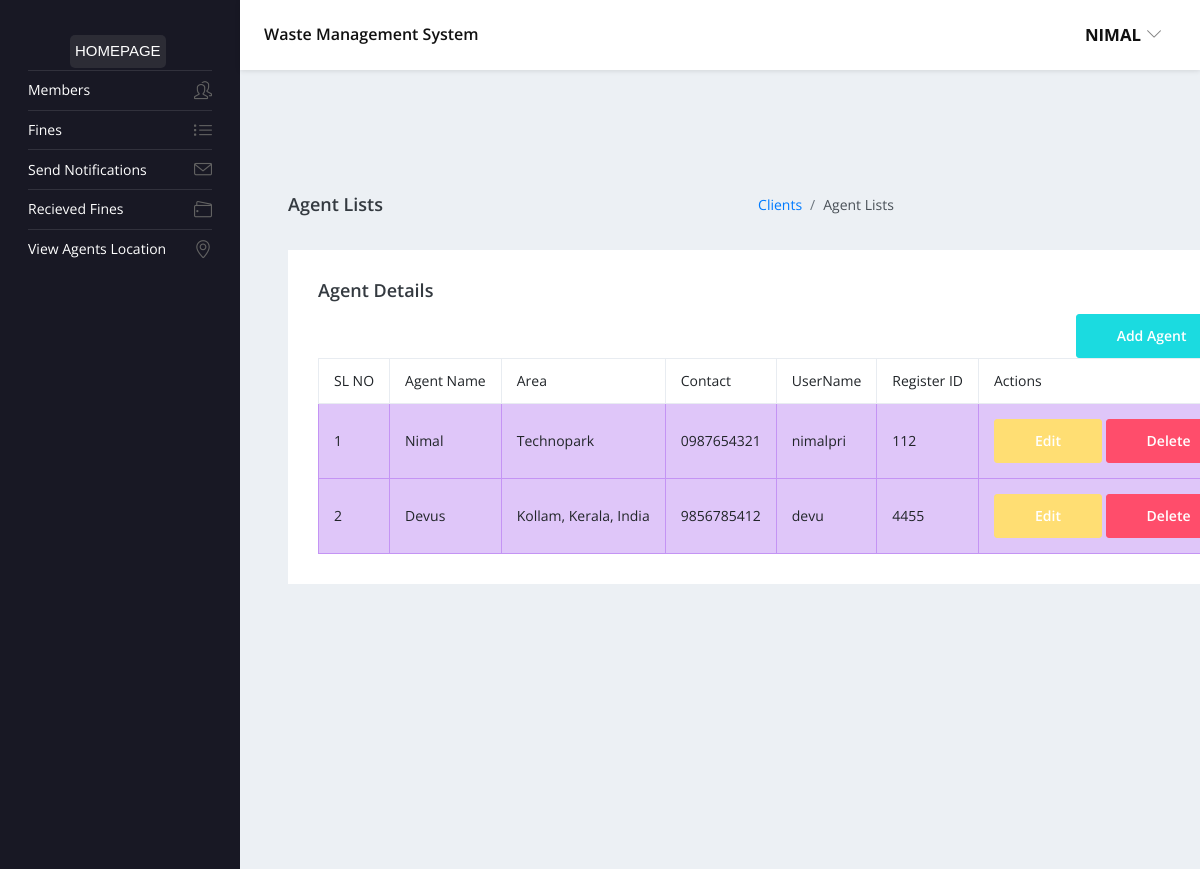
The app's page /agents/ (signed in) with its own data.
### agent_user/models.py (models this page shows, shortened)
class Agent(models.Model):
    name = models.CharField(max_length=100)
    address = models.CharField(max_length=100)
    contact = models.CharField(max_length=100)
    area = models.CharField(max_length=100)
    register_id = models.CharField(max_length=100)
    licenses = models.ImageField(upload_to='dash_css/images/agentimg/')
    agent_img = models.ImageField(upload_to='dash_css/images/agentimg/')
    vehicle_img = models.ImageField(upload_to='dash_css/images/agentimg/')
    username = models.CharField(max_length = 100)
    user = models.OneToOneField(User, on_delete=models.CASCADE,null=True)
    usertype = models.CharField(max_length=10, default='agent')
    latitude = models.TextField(null=True)
    longitude = models.TextField(null=True)

### authentication/decorators.py (the view, shortened to what this page needs)
    def wrapper_func(request, *args, **kwargs):
        group = None
        if request.user.groups.exists():
            group = request.user.groups.all()[0].name
        if group == 'clients':
            return redirect('client_homepage')
        if group == 'agents':
            return redirect('agent_homepage')
        if group =='admins':
            return view_func(request, *args, **kwargs)
        return HttpResponse(unauthorized_response, status=403)  # You can customize the response accordingly

### admin_user/views.py (called while the page is built)
@login_required(login_url='/')
@admin_only
def agents(request):
    agents = Agent.objects.all()
    context = {'agents': agents, }
    return render(request, 'main_pages/sub_pages/agents/agentview.html', context)

### client_user/context_processors.py (called while the page is built)
def getNotifications(request):
    if(request.user.is_authenticated):
        if(hasattr(request.user, 'client')):
            notifications = Notification.objects.filter(client=request.user.client).order_by('-id')
        else:
            notifications={}
    else:
        notifications={}
    return {
        'notifications': notifications
    }

### templates/main_pages/sub_pages/agents/agentview.html (shortened to what this page needs)
{% extends "main_pages/base.html" %}
{% block content %}
    <div class="main-panel">
        <div class="content-wrapper">
            <div class="page-header">
                <h3 class="page-title">Agent Lists</h3>
                <nav aria-label="breadcrumb">
                    <ol class="breadcrumb">
                        <li class="breadcrumb-item"><a href="#">Clients</a></li>
                        <li class="breadcrumb-item active" aria-current="page">Agent Lists</li>
                    </ol>
                </nav>
            </div>
            <div class="container">
                <div class="row">
                    <div class="col-lg-15 stretch-card grid-margin">
                        <div class="card">
                            <div class="card-body">
                                <h4 class="card-title">Agent Details</h4>
                                <a href = "{% url "addagents" %}" class="btn btn-primary" style="position: absolute;right:50px;margin-bottom: 20px">Add Agent</a>
                                <br>
                                <br>
                                <div class="scrollable-table-container">
                                    {% if agents %}
                                        <table class="table table-bordered">
                                            <thead>
                                                <tr>
                                                    <th>SL NO</th>
                                                    <th>Agent Name</th>
                                                    <th>Area</th>
                                                    <th>Contact</th>
                                                    <th>UserName</th>
                                                    <th>Register ID</th>
                                                    <th>Actions</th>
                                                </tr>
                                            </thead>
                                            <tbody>
                                                {% for agent in agents %}
                                                    <tr class="table-info">
                                                        <td>{{ forloop.counter }}</td>
                                                        <td>{{ agent.name }}</td>
                                                        <td>{{ agent.area }}</td>
                                                        <td>{{ agent.contact }}</td>
                                                        <td>{{ agent.username }}</td>
                                                        <td>{{ agent.register_id }}</td>
                                                        <td>
                                                            <a href="{% url "editagent" agent.id %}" class="btn btn-warning">Edit</a>
                                                            <form method="post" action = "{% url 'deleteagent' agent.id %}"style="display:inline;">
                                                              <button type="submit" class="btn btn-danger">Delete</button>
                                                          </form>
                                                        </td>
                                                    </tr>
                                                {% endfor %}
                                            </tbody>
                                        </table>
                                    {% endif %}
                                </div>
                            </div>
                        </div>
                    </div>
                </div>
            </div>
        </div>
    </div>
{% endblock content %}

### templates/main_pages/base.html (shortened to what this page needs)
{% load static %}
<!DOCTYPE html>
<html lang="en">
  <head>
    <link rel="stylesheet" href="{% static "dash_css/vendors/simple-line-icons/css/simple-line-icons.css" %}">
    <link rel="stylesheet" href="{% static "dash_css/vendors/flag-icon-css/css/flag-icon.min.css" %}">
    <link rel="stylesheet" href="{% static "dash_css/vendors/css/vendor.bundle.base.css" %}">
    <link rel="stylesheet" href="{% static "dash_css/vendors/daterangepicker/daterangepicker.css" %}">
    <link rel="stylesheet" href="{% static "dash_css/vendors/chartist/chartist.min.css" %}">
    <link rel="stylesheet" href="{% static "dash_css/css/style.css" %}">
  </head>
  <body>
  <div class="container-scroller">
    <nav class="navbar default-layout-navbar col-lg-12 col-12 p-0 fixed-top d-flex flex-row">
      <div class="navbar-brand-wrapper d-flex align-items-center">
        {% if request.user.is_authenticated %}
        <a class="navbar-brand brand-logo"
        {% if request.user.client %}
        href="{% url "client_homepage" %}"
        {% elif request.user.agent %}
        href="{% url "agent_homepage" %}"
        {% elif request.user.is_staff %}
        href="{% url "admin_homepage" %}"
        {% endif %}>
        {% endif %}
          <p style="color: white;background-color: rgba(128, 128, 128, 0.184);padding:5px ;border-radius: 5px ;font-family:Arial, Helvetica, sans-serif;font-style:bolder;position:absolute;left:70px;">
              HOMEPAGE
          </p>
      </a>
      </div>
      <div class="navbar-menu-wrapper d-flex align-items-center flex-grow-1">
        <h5 class="mb-0 font-weight-medium d-none d-lg-flex">Waste Management System</h5>
        <ul class="navbar-nav navbar-nav-right ml-auto">
          <li class="nav-item dropdown d-none d-xl-inline-flex user-dropdown">
            <a class="nav-link dropdown-toggle" id="UserDropdown" href="#" data-toggle="dropdown" aria-expanded="false">
              <span class="font-weight-bold text-uppercase" style="font-size: 1.2em;">{{ user.username }}</span>
          </a>
          </li>
        </ul>
      </div>
    </nav>
    <div class="container-fluid page-body-wrapper">
      <nav class="sidebar sidebar-offcanvas" id="sidebar">
        <ul class="nav">
          {% if request.user.is_superuser %}
          <li class="nav-item">
            <a class="nav-link" data-toggle="collapse" href="#ui-basic" aria-expanded="false" aria-controls="ui-basic">
              <span class="menu-title">Members</span>
              <i class="icon-people menu-icon"></i>
            </a>
          </li>
          <li class="nav-item">
            <a class="nav-link" href="{% url "fines" %}">
              <span class="menu-title">Fines</span>
              <i class="icon-list menu-icon"></i>
            </a>
          </li>
          <li class="nav-item">
            <a class="nav-link" href="{% url "notify" %}">
              <span class="menu-title">Send Notifications</span>
              <i class="icon-envelope menu-icon"></i>
            </a>
          </li>
          <li class="nav-item">
            <a class="nav-link" href="{% url "receivedfines" %}">
              <span class="menu-title">Recieved Fines</span>
              <i class="icon-wallet menu-icon"></i>
            </a>
          </li>
          <li class="nav-item">
            <a class="nav-link" href="{% url "agentslocationadminview" %}">
              <span class="menu-title">View Agents Location</span>
              <i class="icon-location-pin menu-icon"></i>
            </a>
          </li>
          {% endif %}
        </ul>
      </nav>
      <div class="main-panel">
        <div class="content-wrapper">
          <div class="row purchace-popup">
          </div>
          {% block content %}
          {% endblock content %}
    </div>
  </div>
</body>
</html>

### templates/main_pages/base.html (style rules this page uses)
.scrollable-table-container { overflow-x: auto; }

### records on screen
Agent: name "Nimal", area "Technopark", contact "0987654321", username "nimalpri", register_id "112"
Agent: name "Devus", area "Kollam, Kerala, India", contact "9856785412", username "devu", register_id "4455"

### other values on screen
{{ user.username }} "NIMAL"
